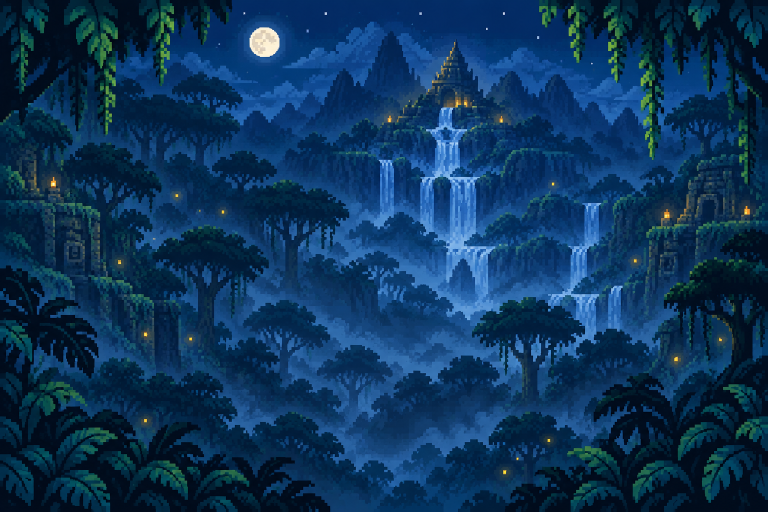
#> input picture assets/environment/approved/jungle-panorama.png, 1536 x 1024 px (shown at 1/2 size)
$ python bake_panorama.py
#> lines starting #> are read from the running program, lines starting #| are printed output that depends on the picture
"""Bake the approved jungle panorama into on-grid pixel art for the game.

assets/environment/approved/jungle-panorama.png (1536x1024, painted AI art)
-> assets/environment/approved/jungle-panorama-px.png

640 art pixels wide, drawn at 2x in game (JungleBackdrop.ZOOM), so it shares
the monkeys' and tiles' pixel size. Area-averaged, pulled 25% toward the
night haze so it stays scenery and never competes with a platform, and
locked to 48 colours. A dark band is added above so zoomed-out cameras
never see past its top edge. Needs Pillow + numpy.

    python tools/art/bake_panorama.py
"""
from pathlib import Path
import numpy as np
from PIL import Image

ROOT = Path(__file__).resolve().parents[2]
SRC = ROOT / 'assets/environment/approved/jungle-panorama.png'
OUT = ROOT / 'assets/environment/approved/jungle-panorama-px.png'
WIDTH = 640
PAD_TOP = 420
HAZE = np.array([22, 34, 70], float)
CONTRAST = 0.75

im = Image.open(SRC).convert('RGB')
#> im is the input picture: PIL image 1536x1024 RGB; mean R, G, B 12.6, 52.7, 90.3
h = round(im.height * WIDTH / im.width)
#> h = 427
small = np.asarray(im.resize((WIDTH, h), Image.Resampling.BOX)).astype(float)
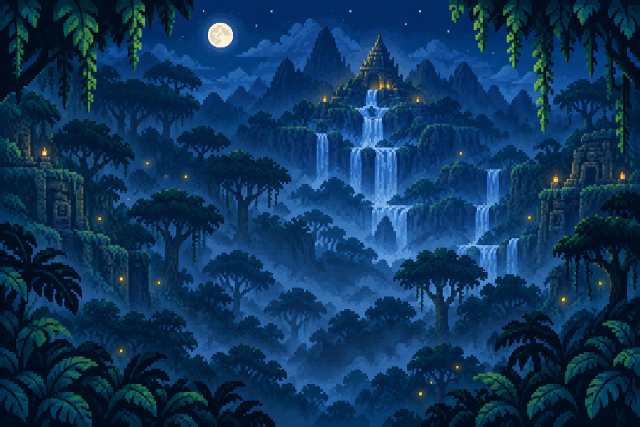
#> small: shape (427, 640, 3) float64; mean R, G, B 12.8, 53, 90.6
small = HAZE + (small - HAZE) * CONTRAST
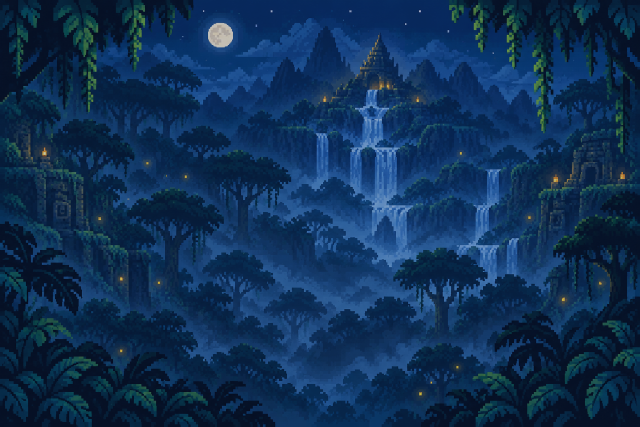
#> small: shape (427, 640, 3) float64; mean R, G, B 15.1, 48.2, 85.5
top = small[:4].mean(axis=(0, 1))
#> top = [7.02, 32.85, 66.64]
top = top * 0.85
#> top = [5.97, 27.92, 56.64]
pad = np.repeat(np.repeat(top[None, None], PAD_TOP, 0), WIDTH, 1)
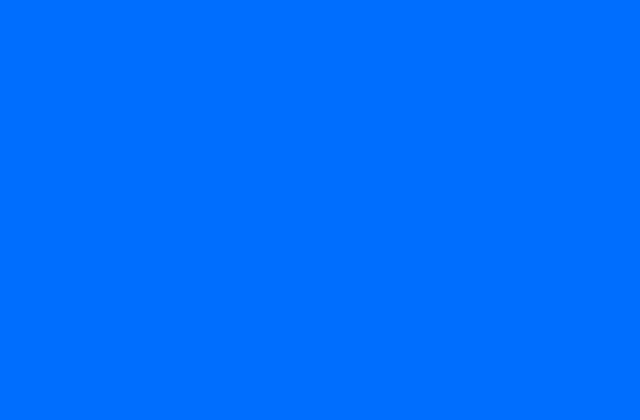
#> pad: shape (420, 640, 3) float64; mean of channels 0, 1, 2 6, 27.9, 56.6; drawn with min black and max white
art = np.concatenate([pad, small], 0)
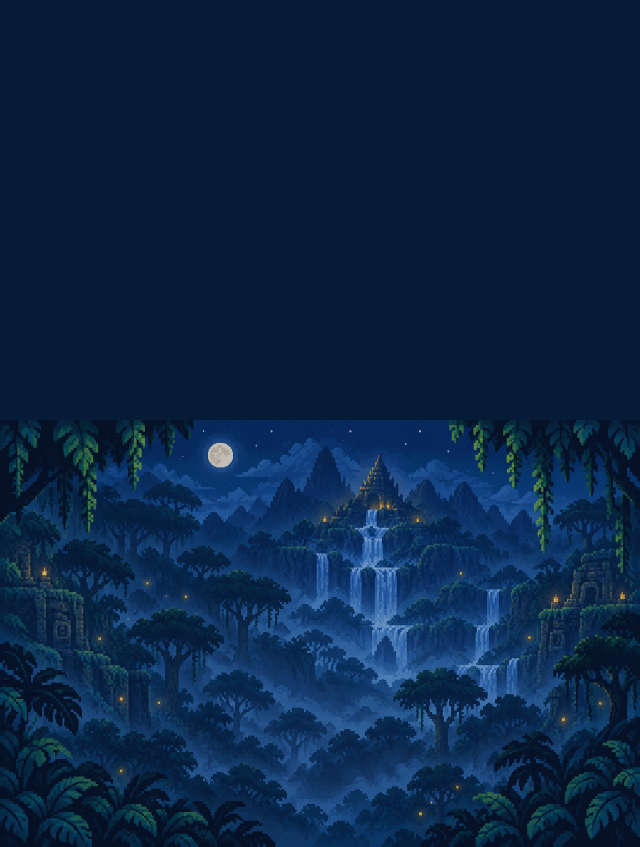
#> art: shape (847, 640, 3) float64; mean of channels 0, 1, 2 10.6, 38.2, 71.2; drawn as R, G, B
# Ordered-dither the join over 48 rows so the pad has no hard edge.
bayer = np.array([[0, 8, 2, 10], [12, 4, 14, 6], [3, 11, 1, 9], [15, 7, 13, 5]]) / 16.0
for i in range(48):
    y = PAD_TOP + i
    t = i / 48.0
    mask = bayer[y % 4][np.arange(WIDTH) % 4] > t
    art[y][mask] = top
art = np.clip(art, 0, 255).astype(np.uint8)
q = Image.fromarray(art).quantize(colors=48, method=Image.Quantize.MEDIANCUT, dither=Image.Dither.NONE)
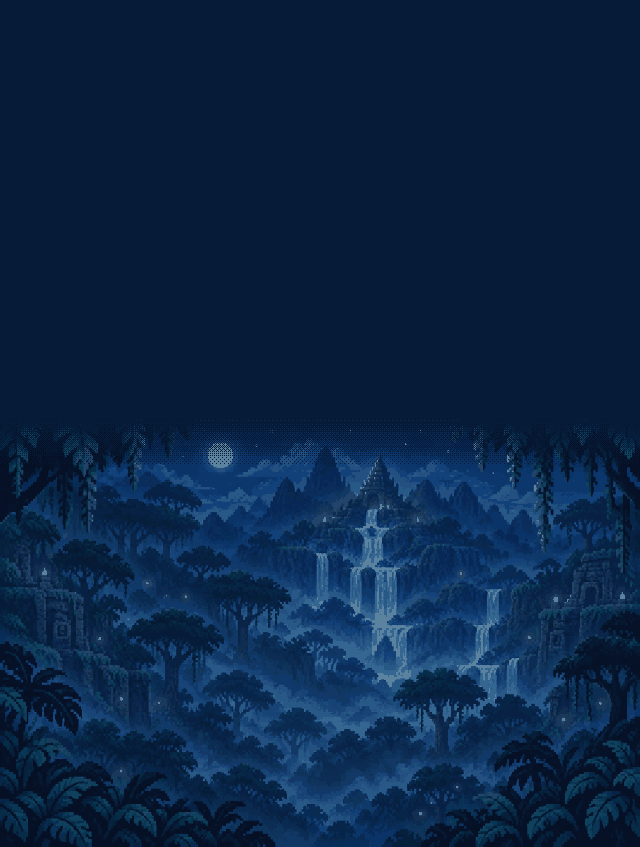
#> q: PIL image 640x847 P; mean R, G, B 9.6, 36.8, 70
q.convert('RGB').save(OUT)
print('panorama', WIDTH, 'x', h + PAD_TOP, '->', OUT)
#| panorama 640 x 847 -> assets/environment/approved/jungle-panorama-px.png
